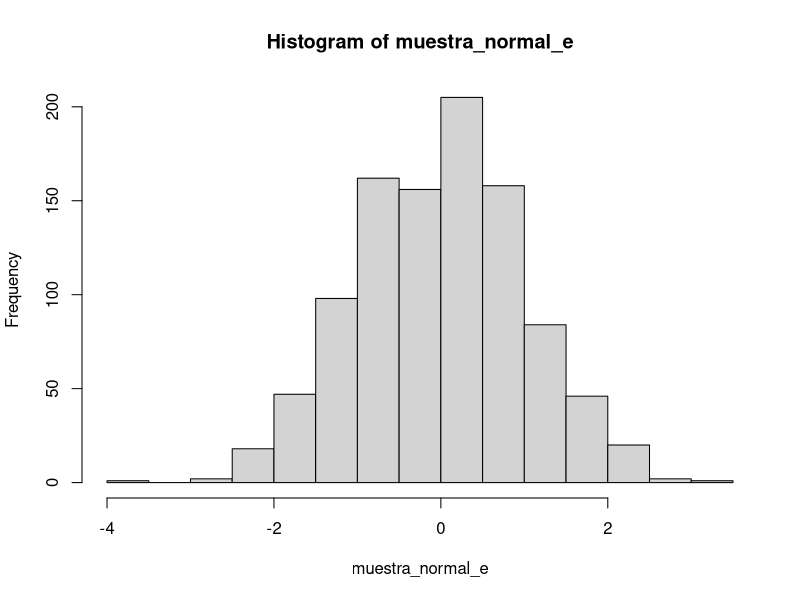
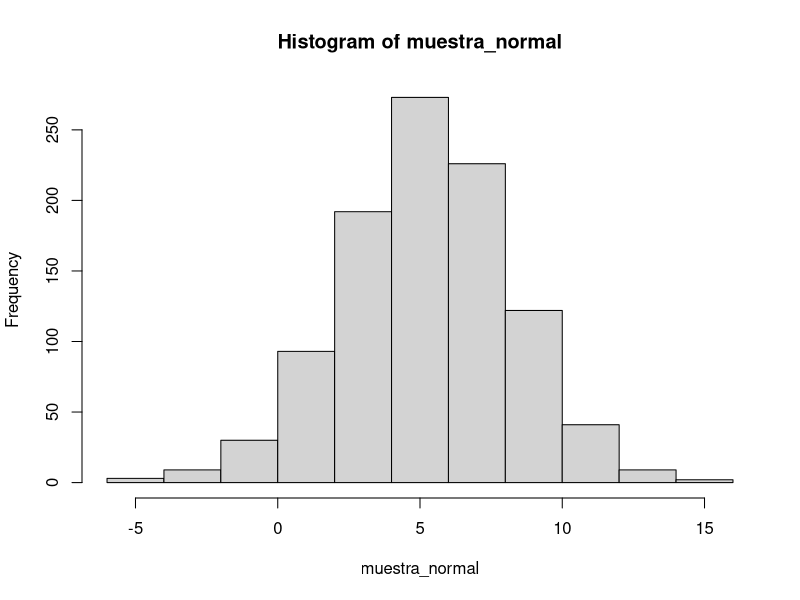
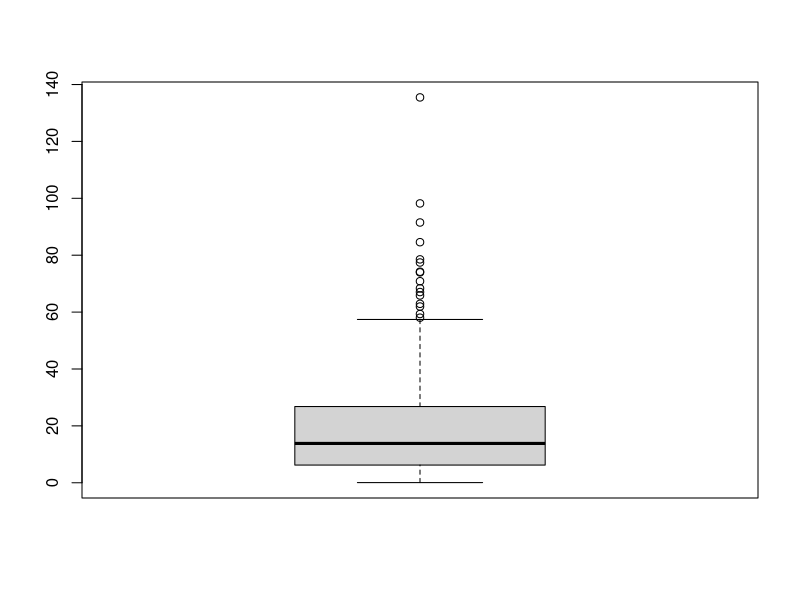

Write R code to recreate these figures, in order.
# 1 examen estadistica
muestra_normal_e<- rnorm(1000,0,1)
muestra_normal<- rnorm(1000,5,3) #como tenemos la varianza=9 entonces sd=3
hist(muestra_normal_e)
hist(muestra_normal)
summary(muestra_normal_e)
summary(muestra_normal)

# 2 examen estadistica
muestra_exponencial<- rexp(500,1/20)
mean(muestra_exponencial) # A) 18.70774
quantile(muestra_exponencial,probs = 0.33) #B) 6.843339, el cuantil 0.33 de la muestra en  este caso es mayor a el cuantil 0.33 de la distribucion (1.260753e-09), calculada en la linea 15.
boxplot(muestra_exponencial) #C) Sí existen valores extremos, ya que el valor minimo es 0.03092 y el maximo 160.76934 (caluclada en linea 16), esto se debe a que la desviacion estandar es 19.73032, entonces la diferencia de un dato a otro es muy grande

quantile(dexp(muestra_exponencial),probs = 0.33) #1.260753e-09 
sd(muestra_exponencial)
